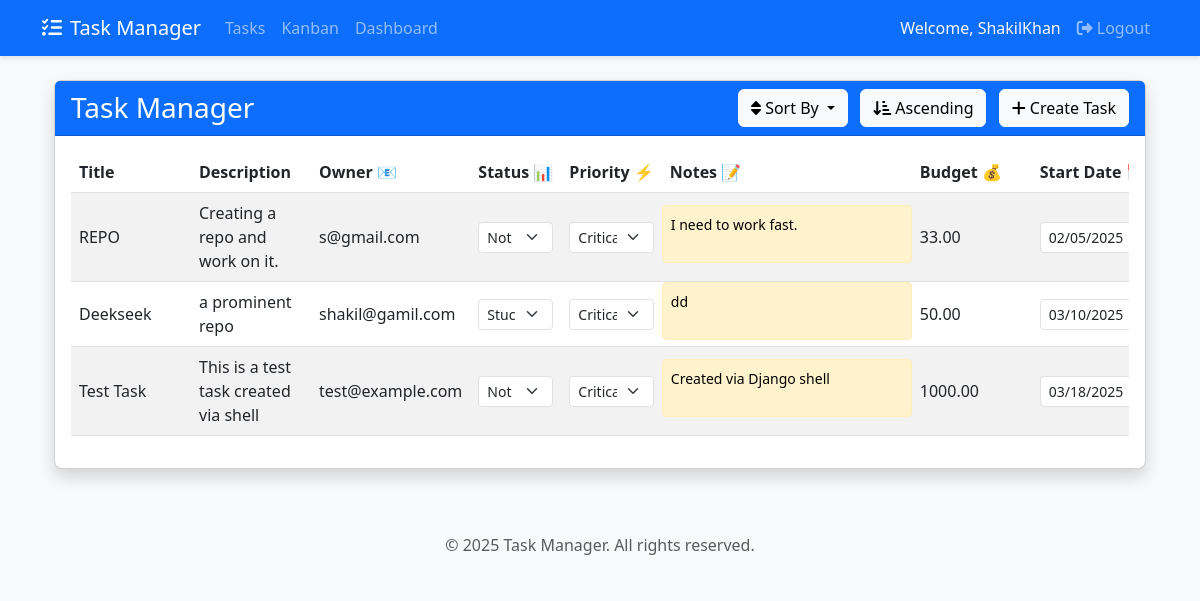
Before: /tasks/ (signed in) with the older database file.
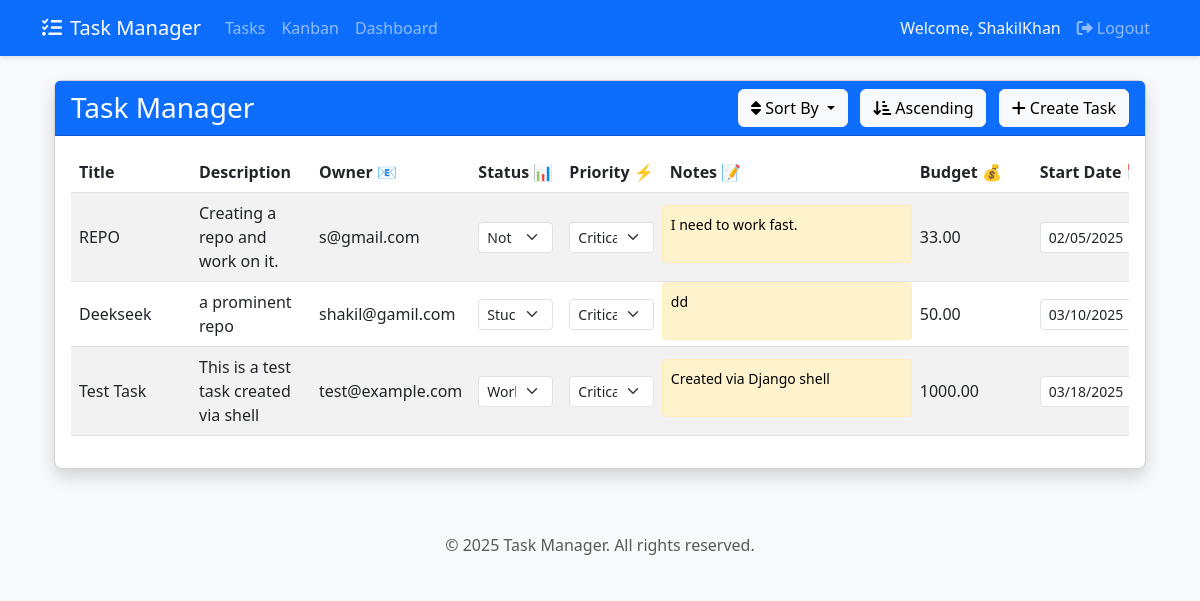
After: the same page with the newer database file.
### tasks/models.py (models this page shows, shortened)
class Task(models.Model):
    STATUS_CHOICES = [
        ('not_started', 'Not Started'),
        ('working', 'Working on it'),
        ('stuck', 'Stuck'),
        ('done', 'Done')
    ]
    PRIORITY_CHOICES = [
        ('critical', 'Critical'),
        ('high', 'High'),
        ('medium', 'Medium'),
        ('low', 'Low')
    ]
    title = models.CharField(max_length=255)
    description = models.TextField()
    owner = models.EmailField()  # Assign tasks via email
    status = models.CharField(max_length=20, choices=STATUS_CHOICES, default='not_started')
    priority = models.CharField(max_length=10, choices=PRIORITY_CHOICES, default='medium')
    notes = models.TextField(blank=True, null=True)
    budget = models.DecimalField(max_digits=10, decimal_places=2, blank=True, null=True)
    file = models.FileField(upload_to='task_files/', blank=True, null=True)
    start_date = models.DateField()
    end_date = models.DateField()
    last_updated = models.DateTimeField(auto_now=True)

### tasks/views.py (the view)
# urls.py: path('tasks/', views.task_list, name='task_list'),
@login_required
def task_list(request):
    tasks = Task.objects.all().values()
    df = pd.DataFrame.from_records(tasks)
    sort_by = request.GET.get('sort_by', 'id')
    sort_order = request.GET.get('sort_order', 'asc')
    print(f"Sorting by: {sort_by}, Order: {sort_order}")
    valid_columns = ['id', 'title', 'status', 'priority', 'budget', 'start_date', 'end_date']
    if sort_by not in valid_columns:
        print(f"Invalid sort_by: {sort_by}, defaulting to 'id'")
        sort_by = 'id'
    if sort_order not in ['asc', 'desc']:
        print(f"Invalid sort_order: {sort_order}, defaulting to 'asc'")
        sort_order = 'asc'
    if sort_by == 'status':
        status_order = {status[0]: idx for idx, status in enumerate(Task.STATUS_CHOICES)}
        df['status_order'] = df['status'].map(status_order)
        sort_by = 'status_order'
    elif sort_by == 'priority':
        priority_order = {priority[0]: idx for idx, priority in enumerate(Task.PRIORITY_CHOICES)}
        df['priority_order'] = df['priority'].map(priority_order)
        sort_by = 'priority_order'
    try:
        df = df.sort_values(by=sort_by, ascending=(sort_order == 'asc'))
        print("Sorting successful")
    except Exception as e:
        print(f"Sorting error: {str(e)}")
        df = df.sort_values(by='id', ascending=True)
    sorted_tasks = df.to_dict('records')
    context = {
        'tasks': sorted_tasks,
        'status_choices': Task.STATUS_CHOICES,
        'priority_choices': Task.PRIORITY_CHOICES,
        'current_sort': sort_by.replace('_order', ''),  # Remove the _order suffix
        'current_order': sort_order
    }
    return render(request, 'tasks/task_list.html', context)

### tasks/templates/tasks/task_list.html (shortened to what this page needs)
{% extends "base.html" %}
{% block content %}
<div class="container-fluid mt-4">
    <div class="card shadow">
        <div class="card-header bg-primary text-white d-flex justify-content-between align-items-center">
            <h3 class="card-title mb-0">Task Manager</h3>
            <div>
                <div class="btn-group me-2">
                    <button type="button" class="btn btn-light dropdown-toggle" data-bs-toggle="dropdown" aria-expanded="false">
                        <i class="fas fa-sort"></i> Sort By
                    </button>
                </div>
                <div class="btn-group">
                    <button type="button" class="btn btn-light" id="sortOrderBtn" data-order="asc">
                    </button>
                </div>
                <button type="button" class="btn btn-light ms-2" data-bs-toggle="modal" data-bs-target="#createTaskModal">
                    <i class="fas fa-plus"></i> Create Task
                </button>
            </div>
        </div>
        <div class="card-body">
            <div class="table-responsive">
                <table class="table table-hover table-striped" id="taskTable">
                    <thead class="thead-dark">
                        <tr>
                            <th scope="col">Title</th>
                            <th scope="col">Description</th>
                            <th scope="col">Owner 📧</th>
                            <th scope="col">Status 📊</th>
                            <th scope="col">Priority ⚡</th>
                            <th scope="col">Notes 📝</th>
                            <th scope="col">Budget 💰</th>
                            <th scope="col">Start Date 📅</th>
                        </tr>
                    </thead>
                    <tbody>
                        {% for task in tasks %}
                        <tr data-task-id="{{ task.id }}" class="align-middle">
                            <td contenteditable="true" class="editable" data-field="title">{{ task.title }}</td>
                            <td contenteditable="true" class="editable" data-field="description">{{ task.description }}</td>
                            <td contenteditable="true" class="editable" data-field="owner">{{ task.owner }}</td>
                            <td>
                                <select class="form-select form-select-sm status-select" data-field="status">
                                    {% for value, label in status_choices %}
                                    <option value="{{ value }}" {% if task.status == value %}selected{% endif %}>{{ label }}</option>
                                    {% endfor %}
                                </select>
                            </td>
                            <td>
                                <select class="form-select form-select-sm priority-select" data-field="priority">
                                    {% for value, label in priority_choices %}
                                    <option value="{{ value }}" {% if task.status == value %}selected{% endif %}>{{ label }}</option>
                                    {% endfor %}
                                </select>
                            </td>
                            <td class="notes-cell">
                                <textarea class="notes-content editable" data-field="notes">{{ task.notes }}</textarea>
                            </td>
                            <td contenteditable="true" class="editable" data-field="budget">{{ task.budget }}</td>
                            <td><input type="date" class="form-control form-control-sm date-input" data-field="start_date" value="{{ task.start_date|date:'Y-m-d' }}"></td>
                        </tr>
                        {% endfor %}
                    </tbody>
                </table>
            </div>
        </div>
    </div>
</div>
<link href="https://cdnjs.cloudflare.com/ajax/libs/font-awesome/6.0.0/css/all.min.css" rel="stylesheet">
{% endblock %}

### tasks/templates/base.html (shortened to what this page needs)
<!DOCTYPE html>
<html lang="en">
<head>
    <link href="https://cdn.jsdelivr.net/npm/bootstrap@5.3.0/dist/css/bootstrap.min.css" rel="stylesheet">
    <link href="https://cdnjs.cloudflare.com/ajax/libs/font-awesome/6.0.0/css/all.min.css" rel="stylesheet">
</head>
<body>
    <nav class="navbar navbar-expand-lg navbar-dark bg-primary mb-4">
        <div class="container">
            <a class="navbar-brand" href="{% url 'home' %}">
                <i class="fas fa-tasks me-2"></i>Task Manager
            </a>
            <div class="collapse navbar-collapse" id="navbarNav">
                {% if user.is_authenticated %}
                <ul class="navbar-nav me-auto">
                    <li class="nav-item">
                        <a class="nav-link" href="{% url 'task_list' %}">Tasks</a>
                    </li>
                    <li class="nav-item">
                        <a class="nav-link" href="{% url 'kanban' %}">Kanban</a>
                    </li>
                    <li class="nav-item">
                        <a class="nav-link" href="{% url 'dashboard' %}">Dashboard</a>
                    </li>
                </ul>
                {% endif %}
                <ul class="navbar-nav">
                    {% if user.is_authenticated %}
                        <li class="nav-item">
                            <span class="nav-link text-light">Welcome, {{ user.username }}</span>
                        </li>
                        <li class="nav-item">
                            <a class="nav-link" href="{% url 'logout' %}">
                                <i class="fas fa-sign-out-alt me-1"></i>Logout
                            </a>
                        </li>
                    {% else %}
                        <li class="nav-item">
                            <a class="nav-link" href="{% url 'login' %}">
                                <i class="fas fa-sign-in-alt me-1"></i>Login
                            </a>
                        </li>
                    {% endif %}
                </ul>
            </div>
        </div>
    </nav>
    <div class="container">
        {% block content %}
        {% endblock %}
    </div>
    <footer class="footer mt-5 py-3 bg-light">
        <div class="container text-center">
            <span class="text-muted">&copy; 2025 Task Manager. All rights reserved.</span>
        </div>
    </footer>
</body>
</html>

### tasks/templates/base.html (style rules this page uses)
body { background-color: #f8f9fa; }
.navbar { box-shadow: 0 2px 4px rgba(0,0,0,.1); }
.card { box-shadow: 0 2px 4px rgba(0,0,0,.05); }

### tasks/templates/tasks/task_list.html (style rules this page uses)
.editable { min-width: 120px; }
.form-control, .form-select { width: 100%; }
.card { border-radius: 0.5rem; }
.card-header { border-radius: 0.5rem 0.5rem 0 0; }
.table th { white-space: nowrap; }
.table td { vertical-align: middle; }
.form-control, .form-select { border-radius: 0.25rem; }
#sortOrderBtn { min-width: 120px; }
.notes-cell { position: relative; min-width: 250px; max-width: 350px; padding: 0 !important; }
.notes-content { white-space: pre-wrap; word-wrap: break-word; max-height: 150px; overflow-y: auto; background-color: #fff3cd; padding: 8px; border-radius: 4px; font-size: 0.875rem; line-height: 1.5; margin: 0; width: 100%; height: 100%; border: 1px solid #ffeeba; resize: none; }

Changed rows visible on the page:
changed Task "Test Task": status "Not Started" → "Working on it"
